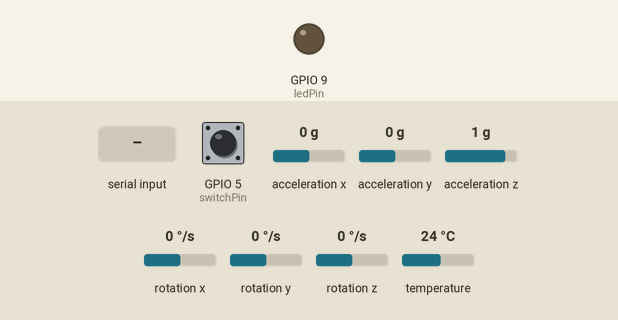
A sketch run on a simulated Seeed XIAO ESP32-C3. Parts: output pins drawn as LEDs (lit = HIGH). The test bench sets the inputs (shaded band); at power-on: GPIO 5 (switchPin) HIGH, acceleration x 0 g, acceleration y 0 g, acceleration z 1 g, rotation x 0 °/s, rotation y 0 °/s, rotation z 0 °/s, temperature 24 °C. What the sketch prints to the serial monitor is not drawn.

Above: at 1.2 s.
1.3 s: GPIO 5 (switchPin) pulled LOW for 3.2 s
At 1.7 s:
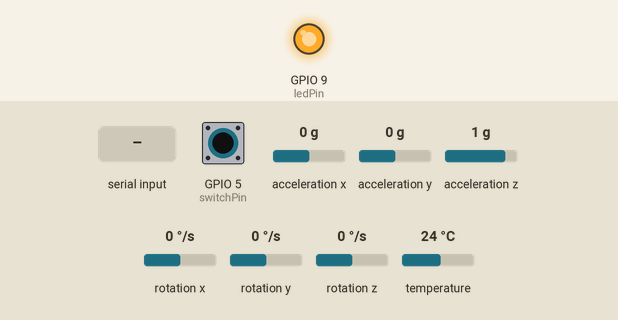
6.0 s: "90,45\n" received over Serial
Timing chart, 0 to 9.0 s (numbered marks = the images above; inputs shaded):
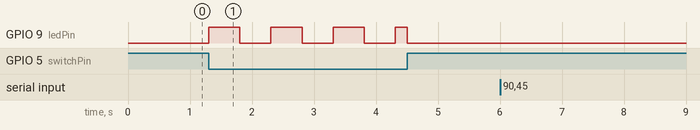

The sketch:

shaketestcode1.ino
```cpp
/*
 * RaceBand — Shake / pace-feedback bench test (HCDE 539)
 * Blinks LED when arm swing intensity is below target (serial target pace input).
 *
 * Third-party: Adafruit MPU6050, Adafruit Unified Sensor, Arduino Wire.
 */

#include <Wire.h>
#include <Adafruit_MPU6050.h>
#include <Adafruit_Sensor.h>

Adafruit_MPU6050 mpu;

// Pin map (Seeed XIAO ESP32-C3)
const int ledPin = D9;
const int switchPin = D3;  // INPUT_PULLUP; LOW = switch ON

// Pace Variables
float targetPace = 8.0;
float targetIntensity = 0.0;

// Variables needed for a "non-blocking" blink
unsigned long previousMillis = 0;
const long blinkInterval = 500; // Blink speed (500ms on, 500ms off)
bool ledState = LOW;

void setup() {
  Serial.begin(115200);

  pinMode(ledPin, OUTPUT);
  pinMode(switchPin, INPUT_PULLUP);

  if (!mpu.begin()) {
    Serial.println("MPU6050 connection failed. Check wiring.");
    while (1) { delay(10); }
  }

  mpu.setAccelerometerRange(MPU6050_RANGE_8_G);

  Serial.println("System Ready.");
  Serial.println("Type your target pace (e.g. 8.5) in the top bar and press Enter:");

  targetIntensity = 25.0 / targetPace;
}

void loop() {
  // 1. Check for User Input
  if (Serial.available() > 0) {
    targetPace = Serial.parseFloat();

    while(Serial.available() > 0) {
      Serial.read();
    }

    Serial.print("New target pace set to: ");
    Serial.print(targetPace);
    Serial.println(" min/mile");

    targetIntensity = 25.0 / targetPace;
  }

  // 2. Read Switch
  bool systemOn = (digitalRead(switchPin) == LOW);

  // 3. Main Logic
  if (systemOn) {
    sensors_event_t a, g, temp;
    mpu.getEvent(&a, &g, &temp);

    float magnitude = sqrt(pow(a.acceleration.x, 2) + pow(a.acceleration.y, 2) + pow(a.acceleration.z, 2));
    float dynamicAccel = abs(magnitude - 9.81);

    // FEEDBACK LOGIC: Check if moving too slow
    if (dynamicAccel < targetIntensity) {

      // Non-blocking blink
      unsigned long currentMillis = millis();
      if (currentMillis - previousMillis >= blinkInterval) {
        previousMillis = currentMillis;
        ledState = !ledState; // Flip state
        digitalWrite(ledPin, ledState);
      }

    } else {
      // You are on pace or faster! Keep the LED off.
      digitalWrite(ledPin, LOW);
      ledState = LOW;
    }

  } else {
    // System turned off
    digitalWrite(ledPin, LOW);
    ledState = LOW;
  }

  // No delay(100) here — loop must stay fast enough for non-blocking blink timing.
}
```

Measured:
- after the input at 1.3 s, GPIO 9 (ledPin): goes 3 × (HIGH 0.50 s, LOW 0.50 s), HIGH 0.19 s, then LOW, starting at once
- after the input at 6.0 s, every drawn part: stays the same
